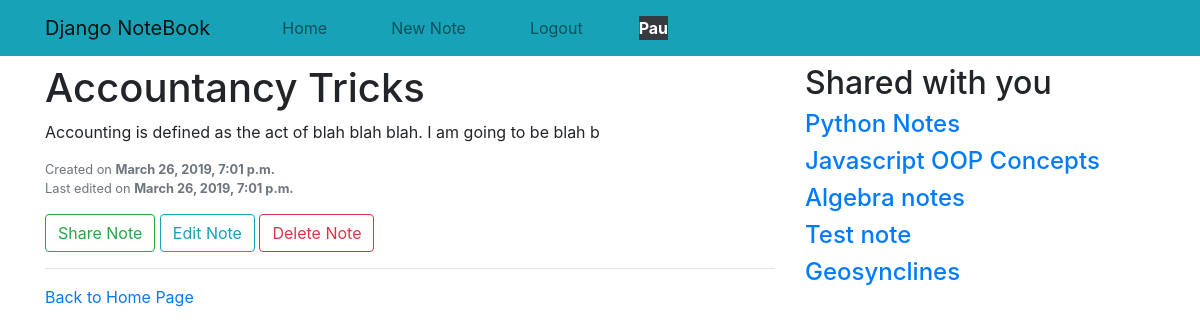
/note/12/ (signed in), run on the app's committed database.
### notes/models.py (models this page shows, shortened)
class Note(models.Model):
    title = models.CharField(max_length=120, unique=True)
    content = models.TextField()
    created = models.DateTimeField(auto_now_add=True)
    updated = models.DateTimeField(auto_now=True)
    owner = models.ForeignKey(settings.AUTH_USER_MODEL, on_delete=models.CASCADE, related_name='notes')
    users = models.ManyToManyField(settings.AUTH_USER_MODEL, related_name='shared_notes')
    def get_absolute_url(self):
        return reverse('note_detail', kwargs={'id': self.id})

### notes/views.py (the view)
# urls.py: path('note/<int:id>/', views.note_detail, name='note_detail'),
@login_required
def note_detail(request, id):
    note = get_object_or_404(Note, id=id)
    shared = request.user.shared_notes.all()
    if (note.owner == request.user) or (request.user in note.users.all()):
        return render(request, 'detail.html', {'note': note, 'shared_notes': shared})
    else:
        raise Http404('You don\'t have access to these notes')

### notes/templates/detail.html
{% extends 'base.html' %}
{% block content %}
    <div class="row">
        <div class="col-md-8">
            <h1>{{ note.title }}</h1>
            <p class="text-justify">
                {{ note.content }}
            </p>
            {% if request.user == note.owner %}
            <p class="text-muted small">Created on <span class="font-weight-bolder">{{ note.created }}</span> <br>
                Last edited on <span class="font-weight-bolder">{{ note.updated }}</span></p>
                <a class="btn btn-outline-success" href="{% url 'share_note' note.id %}">Share Note</a>
                <a class="btn btn-outline-info" href="{% url 'edit_note' note.id %}">Edit Note</a>
                <a class="btn btn-outline-danger" href="{% url 'delete_note' note.id %}">Delete Note</a>
            {% else %}
                <p class="text-muted small">Shared to you by <span class="font-weight-bolder">{{ note.owner.username }}</span>
            {% endif %}
            <hr>
            <a href="{% url 'home' %}">Back to Home Page</a>
        </div>
        {% include '_sidebar.html' %}
    </div>
{% endblock %}

### notes/templates/header.html (shortened to what this page needs)
<header class="pb-2">
    <nav class="navbar navbar-expand-lg navbar-light bg-info">
        <div class="container">
            <a class="navbar-brand" href="#">Django NoteBook</a>
            <div class="collapse navbar-collapse" id="navbarSupportedContent">
                <ul class="navbar-nav mr-auto">
                    <li class="nav-item ml-md-5">
                        <a class="nav-link" href="/">Home</a>
                    </li>
                    {% if request.user.is_authenticated %}
                        <li class="nav-item ml-md-5">
                            <a class="nav-link" href="{% url 'add_note' %}">New Note</a>
                        </li>
                        <li class="nav-item ml-md-5">
                            <a class="nav-link" href="{% url 'users:logout' %}">Logout</a>
                        </li>
                        <li class="nav-item ml-md-5">
                            <div class="mt-md-2 font-weight-bolder bg-dark text-white">{{ request.user.username|title }}</div>
                        </li>
                    {% endif %}
                </ul>
            </div>
        </div>
    </nav>
</header>

### notes/templates/_sidebar.html
<div class="col-md-4">
    <h2>Shared with you</h2>
    {% for note in shared_notes %}
        <h4><a href="{{ note.get_absolute_url }}">{{ note.title }}</a></h4>
    {% empty %}
        <h4>No one has shared any notes with you yet :(</h4>
    {% endfor %}
</div>

### data on the page
Note: title "Accountancy Tricks", content "Accounting is defined as the act of blah blah blah. I am going to be blah b", created "March 26, 2019, 7:01 p.m.", updated "March 26, 2019, 7:01 p.m."
Note: title "Python Notes"
Note: title "Javascript OOP Concepts"
Note: title "Algebra notes"
Note: title "Test note"
Note: title "Geosynclines"

### other printed values
{{ request.user.username|title }} "Pau"
